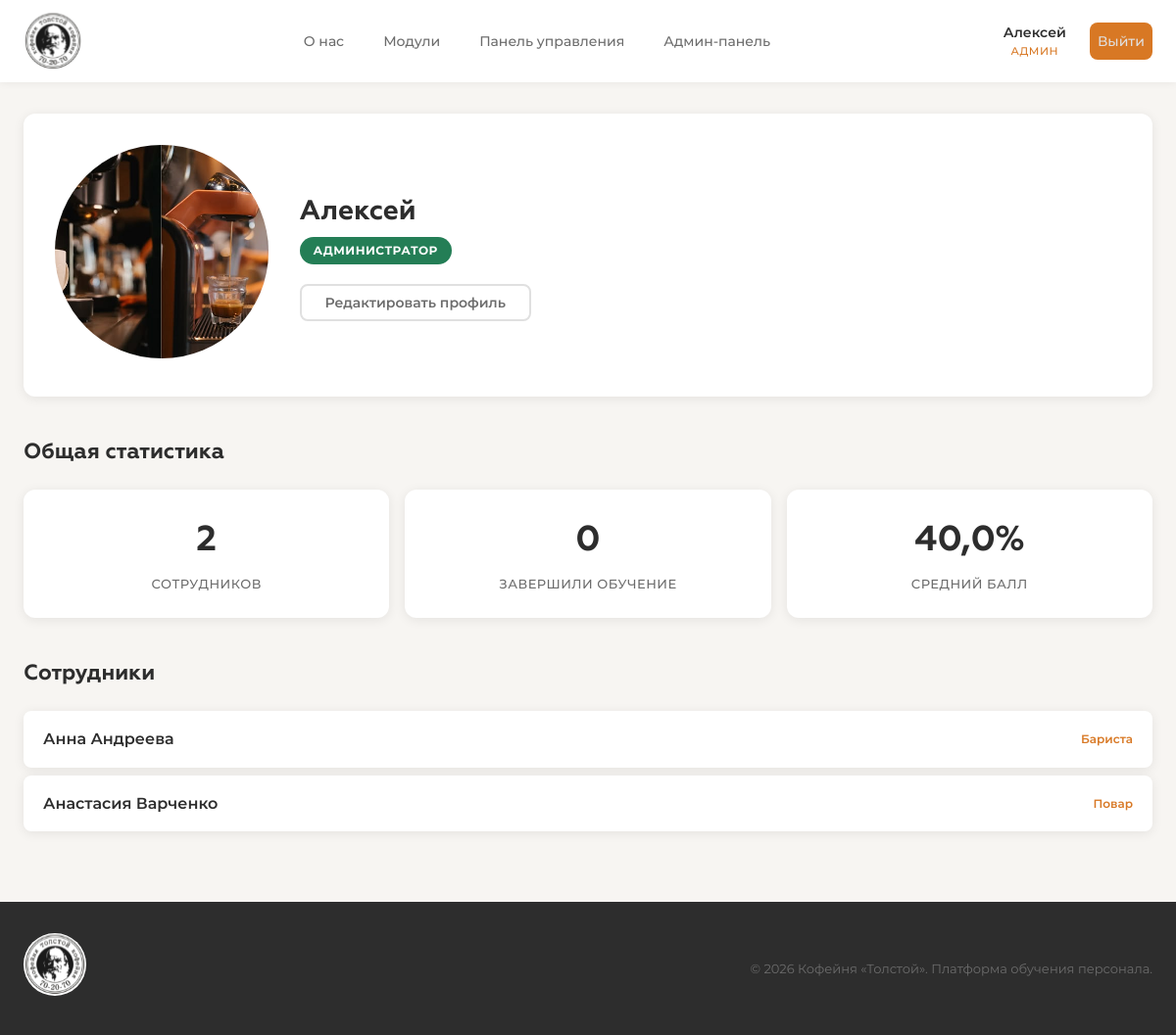
The page /accounts/profile/ (signed in) on the database its author committed.
### accounts/models.py (models this page shows, shortened)
class User(AbstractUser):
    ROLE_CHOICES = [
        ('trainee_barista', 'Стажёр-бариста'),
        ('barista', 'Бариста'),
        ('senior_barista', 'Старший бариста'),
        ('cook', 'Повар'),
        ('manager', 'Менеджер'),
        ('admin', 'Администратор'),
    ]
    role = models.CharField(
        max_length=20,
        choices=ROLE_CHOICES,
        default='trainee_barista',
        verbose_name='Роль'
    )
    must_change_password = models.BooleanField(
        default=True,
        verbose_name='Требуется смена пароля'
    )
    avatar = models.ImageField(
        upload_to='avatars/',
        blank=True,
        null=True,
        verbose_name='Аватар'
    )
    phone = models.CharField(
        max_length=20,
        blank=True,
        verbose_name='Телефон'
    )
    bio = models.TextField(
        blank=True,
        verbose_name='О себе'
    )
    date_hired = models.DateField(
        blank=True,
        null=True,
        verbose_name='Дата приёма на работу'
    )
    class Meta:
        verbose_name = 'Пользователь'
        verbose_name_plural = 'Пользователи'
    @property
    def is_admin(self):
        return self.role == 'admin' or self.is_superuser
    def get_role_display_short(self):
        role_map = {
            'trainee_barista': 'Стажёр',
            'barista': 'Бариста',
            'senior_barista': 'Ст. бариста',
            'cook': 'Повар',
            'manager': 'Менеджер',
            'admin': 'Админ',
        }
        return role_map.get(self.role, self.role)

### accounts/views.py (the view, shortened to what this page needs)
# urls.py: path('profile/', views.profile_view, name='profile'),
@login_required
def profile_view(request):
    user = request.user
    if user.is_admin:
        return _admin_profile(request)

### accounts/templates/accounts/admin_profile.html (shortened to what this page needs)
{% extends "base.html" %}
{% block content %}
<div class="container">
    <div class="profile-header">
        <div class="profile-avatar-section">
            {% if user.avatar %}
            <img src="{{ user.avatar.url }}" alt="Аватар" class="profile-avatar">
            {% else %}
            <div class="profile-avatar-placeholder admin-avatar">
                {{ user.first_name|first }}{{ user.last_name|first }}
            </div>
            {% endif %}
        </div>
        <div class="profile-info">
            <h1 class="profile-name">{{ user.get_full_name|default:user.username }}</h1>
            <span class="profile-role-badge admin-badge">Администратор</span>
            <a href="{% url 'accounts:profile_edit' %}" class="btn btn-outline">Редактировать профиль</a>
        </div>
    </div>
    <section class="profile-section">
        <h2 class="section-title">Общая статистика</h2>
        <div class="stats-grid">
            <div class="stat-card">
                <div class="stat-number">{{ total_employees }}</div>
                <div class="stat-label">Сотрудников</div>
            </div>
            <div class="stat-card">
                <div class="stat-number">{{ completed_count }}</div>
                <div class="stat-label">Завершили обучение</div>
            </div>
            <div class="stat-card">
                <div class="stat-number">{{ avg_score }}%</div>
                <div class="stat-label">Средний балл</div>
            </div>
        </div>
    </section>
    <section class="profile-section">
        <h2 class="section-title">Сотрудники</h2>
        <div class="employees-list">
            {% for emp in employees %}
            <a href="{% url 'dashboard:employee_detail' emp.id %}" class="employee-card-link">
                <div class="employee-card">
                    <div class="employee-name">{{ emp.get_full_name|default:emp.username }}</div>
                    <span class="employee-role">{{ emp.get_role_display }}</span>
                </div>
            </a>
            {% empty %}
            <p class="empty-text">Сотрудников пока нет</p>
            {% endfor %}
        </div>
    </section>
</div>
{% endblock %}

### templates/base.html (shortened to what this page needs)
{% load static %}
<!DOCTYPE html>
<html lang="ru">
<head>
    <link rel="stylesheet" href="{% static 'css/style.css' %}">
</head>
<body>
    {% if user.is_authenticated and not user.must_change_password or user.is_admin %}
    <nav class="navbar">
        <div class="nav-container">
            <a href="{% url 'training:about' %}" class="nav-logo">
                <img src="{% static "images/logo.svg" %}" class="logo-img">
            </a>
            <div class="nav-links" id="nav-links">
                <a href="{% url 'training:about' %}" class="nav-link {% if request.resolver_match.url_name == 'about' %}active{% endif %}">
                    О нас
                </a>
                <a href="{% url 'training:modules' %}" class="nav-link {% if 'modules' in request.path or 'lessons' in request.path %}active{% endif %}">
                    Модули
                </a>
                {% if user.is_admin %}
                <a href="{% url 'dashboard:index' %}" class="nav-link {% if 'dashboard' in request.path %}active{% endif %}">
                    Панель управления
                </a>
                <a href="{% url 'admin:index' %}" class="nav-link {% if 'django-admin' in request.path %}active{% endif %}">
                    Админ-панель
                </a>
                {% endif %}
            </div>
            <div class="nav-user" id="nav-user">
                <a href="{% url 'accounts:profile' %}" class="user-btn">
                    <span class="user-name">{{ user.first_name|default:user.username }}</span>
                    <span class="user-role">{{ user.get_role_display_short }}</span>
                </a>
                <a href="{% url 'accounts:logout' %}" class="logout-btn" title="Выйти">
                    Выйти
                </a>
            </div>
        </div>
    </nav>
    {% endif %}
    <main class="main-content">
        {% block content %}{% endblock %}
    </main>
    {% if user.is_authenticated and not user.must_change_password or user.is_admin %}
    <footer class="footer">
        <div class="footer-container">
            <div class="footer-brand">
                <img src="{% static "images/logo.svg" %}" class="logo-img-footer">
            </div>
            <p class="footer-text">© 2026 Кофейня «Толстой». Платформа обучения персонала.</p>
        </div>
    </footer>
    {% endif %}
</body>
</html>

### rows shown on the page
User: first_name "Алексей", get_role_display_short "АДМИН", avatar (picture), get_full_name "Алексей"
User: get_full_name "Анна Андреева", role "Бариста"
User: get_full_name "Анастасия Варченко", role "Повар"

### other values the page prints
{{ total_employees }} "2"
{{ completed_count }} "0"
{{ avg_score }} "40,0"
